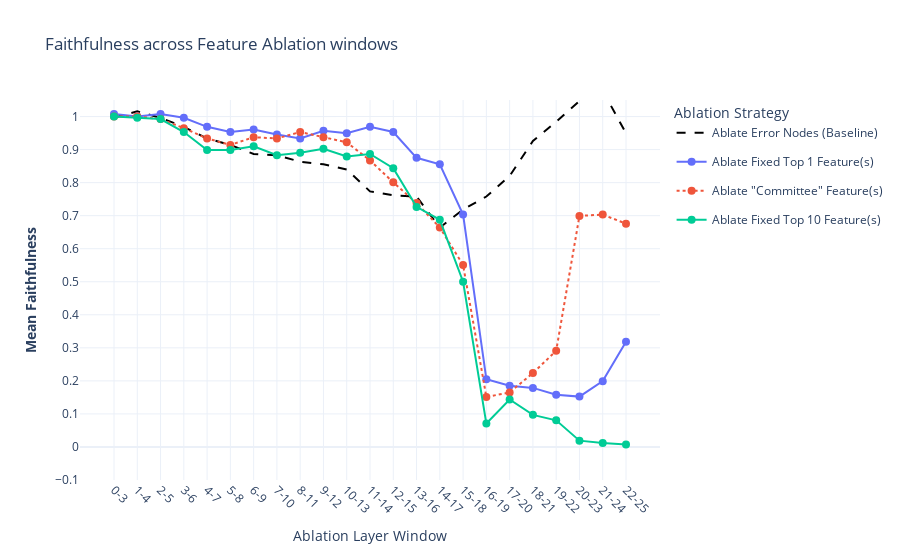
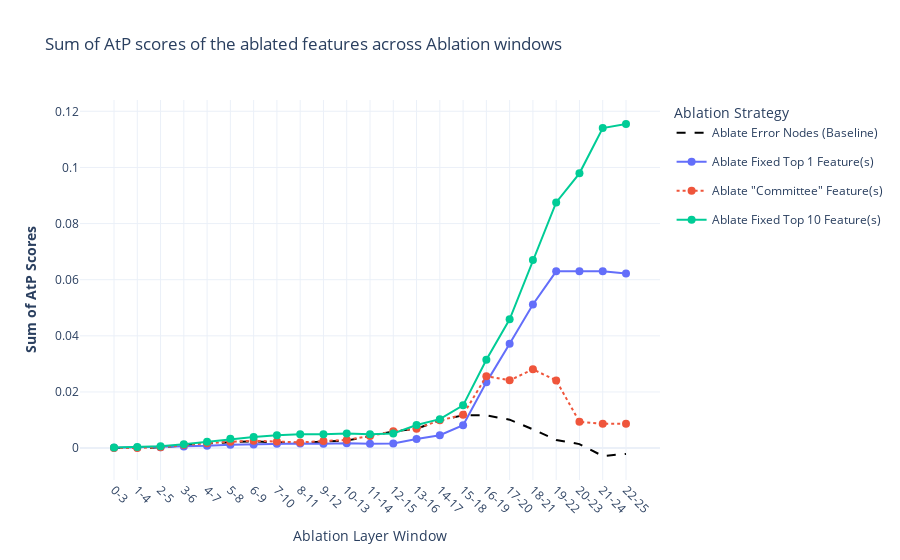

Here is the notebook cell these charts were saved with, in order:
### Code cell
plot_all_experiments_separate(
    all_plot_data,
    ignore_modes=['min_abs_diff', 'fixed_top_5'],
    save_prefix="GF"
)

### Figure 1 — Plotly figure (JSON) as saved in the notebook; plotly's stock layout.template omitted (floating-point values rounded to 4 significant figures)
{"data": [{"hoverinfo": "text+name", "hovertext": ["Faithfulness: 0.996 ± 0.079", "Faithfulness: 1.016 ± 0.077", "Faithfulness: 0.996 ± 0.097", "Faithfulness: 0.969 ± 0.103", "Faithfulness: 0.934 ± 0.130", "Faithfulness: 0.914 ± 0.143", "Faithfulness: 0.887 ± 0.153", "Faithfulness: 0.883 ± 0.181", "Faithfulness: 0.863 ± 0.188", "Faithfulness: 0.855 ± 0.210", "Faithfulness: 0.840 ± 0.218", "Faithfulness: 0.773 ± 0.229", "Faithfulness: 0.762 ± 0.268", "Faithfulness: 0.758 ± 0.281", "Faithfulness: 0.664 ± 0.330", "Faithfulness: 0.719 ± 0.336", "Faithfulness: 0.758 ± 0.287", "Faithfulness: 0.820 ± 0.289", "Faithfulness: 0.926 ± 0.262", "Faithfulness: 0.984 ± 0.249", "Faithfulness: 1.047 ± 0.299", "Faithfulness: 1.078 ± 0.250", "Faithfulness: 0.949 ± 0.229"], "legendgroup": "error_nodes", "line": {"color": "black", "dash": "dash"}, "marker": {"color": "black", "size": 8, "symbol": "x-thin"}, "mode": "lines+markers", "name": "Ablate Error Nodes (Baseline)", "type": "scatter", "x": [1.5, 2.5, 3.5, 4.5, 5.5, 6.5, 7.5, 8.5, 9.5, 10.5, 11.5, 12.5, 13.5, 14.5, 15.5, 16.5, 17.5, 18.5, 19.5, 20.5, 21.5, 22.5, 23.5], "y": [0.9961, 1.016, 0.9961, 0.9688, 0.9336, 0.9141, 0.8867, 0.8828, 0.8633, 0.8555, 0.8398, 0.7734, 0.7617, 0.7578, 0.6641, 0.7188, 0.7578, 0.8203, 0.9258, 0.9844, 1.047, 1.078, 0.9492]}, {"hoverinfo": "text+name", "hovertext": ["Faithfulness: 1.008 ± 0.047", "Faithfulness: 1.000 ± 0.044", "Faithfulness: 1.008 ± 0.043", "Faithfulness: 0.996 ± 0.039", "Faithfulness: 0.969 ± 0.038", "Faithfulness: 0.953 ± 0.047", "Faithfulness: 0.961 ± 0.050", "Faithfulness: 0.945 ± 0.059", "Faithfulness: 0.934 ± 0.054", "Faithfulness: 0.957 ± 0.050", "Faithfulness: 0.949 ± 0.051", "Faithfulness: 0.969 ± 0.049", "Faithfulness: 0.953 ± 0.052", "Faithfulness: 0.875 ± 0.068", "Faithfulness: 0.855 ± 0.081", "Faithfulness: 0.703 ± 0.140", "Faithfulness: 0.205 ± 0.231", "Faithfulness: 0.186 ± 0.262", "Faithfulness: 0.179 ± 0.281", "Faithfulness: 0.158 ± 0.275", "Faithfulness: 0.152 ± 0.247", "Faithfulness: 0.199 ± 0.206", "Faithfulness: 0.318 ± 0.212"], "legendgroup": "fixed_top_1", "line": {"color": "#636EFA", "dash": "solid"}, "marker": {"color": "#636EFA", "size": 8, "symbol": "circle"}, "mode": "lines+markers", "name": "Ablate Fixed Top 1 Feature(s)", "type": "scatter", "x": [1.5, 2.5, 3.5, 4.5, 5.5, 6.5, 7.5, 8.5, 9.5, 10.5, 11.5, 12.5, 13.5, 14.5, 15.5, 16.5, 17.5, 18.5, 19.5, 20.5, 21.5, 22.5, 23.5], "y": [1.008, 1, 1.008, 0.9961, 0.9688, 0.9531, 0.9609, 0.9453, 0.9336, 0.957, 0.9492, 0.9688, 0.9531, 0.875, 0.8555, 0.7031, 0.2051, 0.1855, 0.1787, 0.1582, 0.1523, 0.1992, 0.3184]}, {"hoverinfo": "text+name", "hovertext": ["Faithfulness: 1.000 ± 0.048", "Faithfulness: 1.000 ± 0.031", "Faithfulness: 0.992 ± 0.037", "Faithfulness: 0.965 ± 0.049", "Faithfulness: 0.934 ± 0.062", "Faithfulness: 0.914 ± 0.080", "Faithfulness: 0.938 ± 0.064", "Faithfulness: 0.934 ± 0.068", "Faithfulness: 0.953 ± 0.053", "Faithfulness: 0.938 ± 0.059", "Faithfulness: 0.922 ± 0.068", "Faithfulness: 0.867 ± 0.107", "Faithfulness: 0.801 ± 0.125", "Faithfulness: 0.738 ± 0.130", "Faithfulness: 0.664 ± 0.158", "Faithfulness: 0.551 ± 0.170", "Faithfulness: 0.151 ± 0.223", "Faithfulness: 0.165 ± 0.213", "Faithfulness: 0.224 ± 0.114", "Faithfulness: 0.291 ± 0.121", "Faithfulness: 0.699 ± 0.151", "Faithfulness: 0.703 ± 0.161", "Faithfulness: 0.676 ± 0.239"], "legendgroup": "committee_matching", "line": {"color": "#EF553B", "dash": "dot"}, "marker": {"color": "#EF553B", "size": 8, "symbol": "circle"}, "mode": "lines+markers", "name": "Ablate \"Committee\" Feature(s)", "type": "scatter", "x": [1.5, 2.5, 3.5, 4.5, 5.5, 6.5, 7.5, 8.5, 9.5, 10.5, 11.5, 12.5, 13.5, 14.5, 15.5, 16.5, 17.5, 18.5, 19.5, 20.5, 21.5, 22.5, 23.5], "y": [1, 1, 0.9922, 0.9648, 0.9336, 0.9141, 0.9375, 0.9336, 0.9531, 0.9375, 0.9219, 0.8672, 0.8008, 0.7383, 0.6641, 0.5508, 0.1514, 0.165, 0.2236, 0.291, 0.6992, 0.7031, 0.6758]}, {"hoverinfo": "text+name", "hovertext": ["Faithfulness: 1.000 ± 0.063", "Faithfulness: 0.996 ± 0.059", "Faithfulness: 0.992 ± 0.061", "Faithfulness: 0.953 ± 0.079", "Faithfulness: 0.898 ± 0.093", "Faithfulness: 0.898 ± 0.095", "Faithfulness: 0.910 ± 0.090", "Faithfulness: 0.883 ± 0.105", "Faithfulness: 0.891 ± 0.093", "Faithfulness: 0.902 ± 0.082", "Faithfulness: 0.879 ± 0.093", "Faithfulness: 0.887 ± 0.097", "Faithfulness: 0.844 ± 0.109", "Faithfulness: 0.727 ± 0.126", "Faithfulness: 0.688 ± 0.145", "Faithfulness: 0.500 ± 0.196", "Faithfulness: 0.071 ± 0.200", "Faithfulness: 0.144 ± 0.198", "Faithfulness: 0.097 ± 0.096", "Faithfulness: 0.081 ± 0.103", "Faithfulness: 0.019 ± 0.099", "Faithfulness: 0.012 ± 0.101", "Faithfulness: 0.008 ± 0.225"], "legendgroup": "fixed_top_10", "line": {"color": "#00CC96", "dash": "solid"}, "marker": {"color": "#00CC96", "size": 8, "symbol": "circle"}, "mode": "lines+markers", "name": "Ablate Fixed Top 10 Feature(s)", "type": "scatter", "x": [1.5, 2.5, 3.5, 4.5, 5.5, 6.5, 7.5, 8.5, 9.5, 10.5, 11.5, 12.5, 13.5, 14.5, 15.5, 16.5, 17.5, 18.5, 19.5, 20.5, 21.5, 22.5, 23.5], "y": [1, 0.9961, 0.9922, 0.9531, 0.8984, 0.8984, 0.9102, 0.8828, 0.8906, 0.9023, 0.8789, 0.8867, 0.8438, 0.7266, 0.6875, 0.5, 0.0708, 0.1436, 0.09717, 0.08057, 0.01904, 0.01184, 0.007568]}], "layout": {"hovermode": "x unified", "legend": {"title": {"text": "Ablation Strategy"}}, "title": {"text": "Faithfulness across Feature Ablation windows"}, "xaxis": {"tickangle": 45, "tickmode": "array", "ticktext": ["0-3", "1-4", "2-5", "3-6", "4-7", "5-8", "6-9", "7-10", "8-11", "9-12", "10-13", "11-14", "12-15", "13-16", "14-17", "15-18", "16-19", "17-20", "18-21", "19-22", "20-23", "21-24", "22-25"], "tickvals": [1.5, 2.5, 3.5, 4.5, 5.5, 6.5, 7.5, 8.5, 9.5, 10.5, 11.5, 12.5, 13.5, 14.5, 15.5, 16.5, 17.5, 18.5, 19.5, 20.5, 21.5, 22.5, 23.5], "title": {"text": "Ablation Layer Window"}}, "yaxis": {"dtick": 0.1, "range": [-0.1, 1.05], "title": {"text": "<b>Mean Faithfulness</b>"}}}}

### Figure 2 — Plotly figure (JSON) as saved in the notebook; plotly's stock layout.template omitted (floating-point values rounded to 4 significant figures)
{"data": [{"hoverinfo": "text+name", "hovertext": ["AtP Score Sum: 0.00", "AtP Score Sum: 0.00", "AtP Score Sum: 0.00", "AtP Score Sum: 0.00", "AtP Score Sum: 0.00", "AtP Score Sum: 0.00", "AtP Score Sum: 0.00", "AtP Score Sum: 0.00", "AtP Score Sum: 0.00", "AtP Score Sum: 0.00", "AtP Score Sum: 0.00", "AtP Score Sum: 0.00", "AtP Score Sum: 0.01", "AtP Score Sum: 0.01", "AtP Score Sum: 0.01", "AtP Score Sum: 0.01", "AtP Score Sum: 0.01", "AtP Score Sum: 0.01", "AtP Score Sum: 0.01", "AtP Score Sum: 0.00", "AtP Score Sum: 0.00", "AtP Score Sum: -0.00", "AtP Score Sum: -0.00"], "legendgroup": "error_nodes", "line": {"color": "black", "dash": "dash"}, "marker": {"color": "black", "size": 8, "symbol": "x-thin"}, "mode": "lines+markers", "name": "Ablate Error Nodes (Baseline)", "type": "scatter", "x": [1.5, 2.5, 3.5, 4.5, 5.5, 6.5, 7.5, 8.5, 9.5, 10.5, 11.5, 12.5, 13.5, 14.5, 15.5, 16.5, 17.5, 18.5, 19.5, 20.5, 21.5, 22.5, 23.5], "y": [1.007e-05, 6.81e-06, 0.0002945, 0.001054, 0.001615, 0.00209, 0.002424, 0.00205, 0.001812, 0.002317, 0.002687, 0.004282, 0.005905, 0.006889, 0.009842, 0.01167, 0.01167, 0.01012, 0.006689, 0.002904, 0.001428, -0.002816, -0.00208]}, {"hoverinfo": "text+name", "hovertext": ["AtP Score Sum: 0.00", "AtP Score Sum: 0.00", "AtP Score Sum: 0.00", "AtP Score Sum: 0.00", "AtP Score Sum: 0.00", "AtP Score Sum: 0.00", "AtP Score Sum: 0.00", "AtP Score Sum: 0.00", "AtP Score Sum: 0.00", "AtP Score Sum: 0.00", "AtP Score Sum: 0.00", "AtP Score Sum: 0.00", "AtP Score Sum: 0.00", "AtP Score Sum: 0.00", "AtP Score Sum: 0.00", "AtP Score Sum: 0.01", "AtP Score Sum: 0.02", "AtP Score Sum: 0.04", "AtP Score Sum: 0.05", "AtP Score Sum: 0.06", "AtP Score Sum: 0.06", "AtP Score Sum: 0.06", "AtP Score Sum: 0.06"], "legendgroup": "fixed_top_1", "line": {"color": "#636EFA", "dash": "solid"}, "marker": {"color": "#636EFA", "size": 8, "symbol": "circle"}, "mode": "lines+markers", "name": "Ablate Fixed Top 1 Feature(s)", "type": "scatter", "x": [1.5, 2.5, 3.5, 4.5, 5.5, 6.5, 7.5, 8.5, 9.5, 10.5, 11.5, 12.5, 13.5, 14.5, 15.5, 16.5, 17.5, 18.5, 19.5, 20.5, 21.5, 22.5, 23.5], "y": [0.0001031, 0.0002167, 0.0003358, 0.0005527, 0.000823, 0.001195, 0.001322, 0.001564, 0.00164, 0.001514, 0.001707, 0.001547, 0.001633, 0.003235, 0.004562, 0.008171, 0.02342, 0.0372, 0.05118, 0.06299, 0.06299, 0.06299, 0.06219]}, {"hoverinfo": "text+name", "hovertext": ["AtP Score Sum: 0.00", "AtP Score Sum: 0.00", "AtP Score Sum: 0.00", "AtP Score Sum: 0.00", "AtP Score Sum: 0.00", "AtP Score Sum: 0.00", "AtP Score Sum: 0.00", "AtP Score Sum: 0.00", "AtP Score Sum: 0.00", "AtP Score Sum: 0.00", "AtP Score Sum: 0.00", "AtP Score Sum: 0.00", "AtP Score Sum: 0.01", "AtP Score Sum: 0.01", "AtP Score Sum: 0.01", "AtP Score Sum: 0.01", "AtP Score Sum: 0.03", "AtP Score Sum: 0.02", "AtP Score Sum: 0.03", "AtP Score Sum: 0.02", "AtP Score Sum: 0.01", "AtP Score Sum: 0.01", "AtP Score Sum: 0.01"], "legendgroup": "committee_matching", "line": {"color": "#EF553B", "dash": "dot"}, "marker": {"color": "#EF553B", "size": 8, "symbol": "circle"}, "mode": "lines+markers", "name": "Ablate \"Committee\" Feature(s)", "type": "scatter", "x": [1.5, 2.5, 3.5, 4.5, 5.5, 6.5, 7.5, 8.5, 9.5, 10.5, 11.5, 12.5, 13.5, 14.5, 15.5, 16.5, 17.5, 18.5, 19.5, 20.5, 21.5, 22.5, 23.5], "y": [6.165e-05, 5.817e-05, 0.0003432, 0.001112, 0.001758, 0.002247, 0.002613, 0.002338, 0.00202, 0.00252, 0.002893, 0.004351, 0.005959, 0.006935, 0.00988, 0.01187, 0.02562, 0.02414, 0.02805, 0.02413, 0.009364, 0.008694, 0.008694]}, {"hoverinfo": "text+name", "hovertext": ["AtP Score Sum: 0.00", "AtP Score Sum: 0.00", "AtP Score Sum: 0.00", "AtP Score Sum: 0.00", "AtP Score Sum: 0.00", "AtP Score Sum: 0.00", "AtP Score Sum: 0.00", "AtP Score Sum: 0.00", "AtP Score Sum: 0.00", "AtP Score Sum: 0.00", "AtP Score Sum: 0.01", "AtP Score Sum: 0.00", "AtP Score Sum: 0.01", "AtP Score Sum: 0.01", "AtP Score Sum: 0.01", "AtP Score Sum: 0.02", "AtP Score Sum: 0.03", "AtP Score Sum: 0.05", "AtP Score Sum: 0.07", "AtP Score Sum: 0.09", "AtP Score Sum: 0.10", "AtP Score Sum: 0.11", "AtP Score Sum: 0.12"], "legendgroup": "fixed_top_10", "line": {"color": "#00CC96", "dash": "solid"}, "marker": {"color": "#00CC96", "size": 8, "symbol": "circle"}, "mode": "lines+markers", "name": "Ablate Fixed Top 10 Feature(s)", "type": "scatter", "x": [1.5, 2.5, 3.5, 4.5, 5.5, 6.5, 7.5, 8.5, 9.5, 10.5, 11.5, 12.5, 13.5, 14.5, 15.5, 16.5, 17.5, 18.5, 19.5, 20.5, 21.5, 22.5, 23.5], "y": [0.0002361, 0.0004156, 0.0006731, 0.001375, 0.002285, 0.003288, 0.00396, 0.00457, 0.004951, 0.004913, 0.005219, 0.004944, 0.005196, 0.008217, 0.01031, 0.01523, 0.03149, 0.04587, 0.06705, 0.08752, 0.0979, 0.114, 0.1155]}], "layout": {"hovermode": "x unified", "legend": {"title": {"text": "Ablation Strategy"}}, "title": {"text": "Sum of AtP scores of the ablated features across Ablation windows"}, "xaxis": {"tickangle": 45, "tickmode": "array", "ticktext": ["0-3", "1-4", "2-5", "3-6", "4-7", "5-8", "6-9", "7-10", "8-11", "9-12", "10-13", "11-14", "12-15", "13-16", "14-17", "15-18", "16-19", "17-20", "18-21", "19-22", "20-23", "21-24", "22-25"], "tickvals": [1.5, 2.5, 3.5, 4.5, 5.5, 6.5, 7.5, 8.5, 9.5, 10.5, 11.5, 12.5, 13.5, 14.5, 15.5, 16.5, 17.5, 18.5, 19.5, 20.5, 21.5, 22.5, 23.5], "title": {"text": "Ablation Layer Window"}}, "yaxis": {"title": {"text": "<b>Sum of AtP Scores</b>"}}}}
